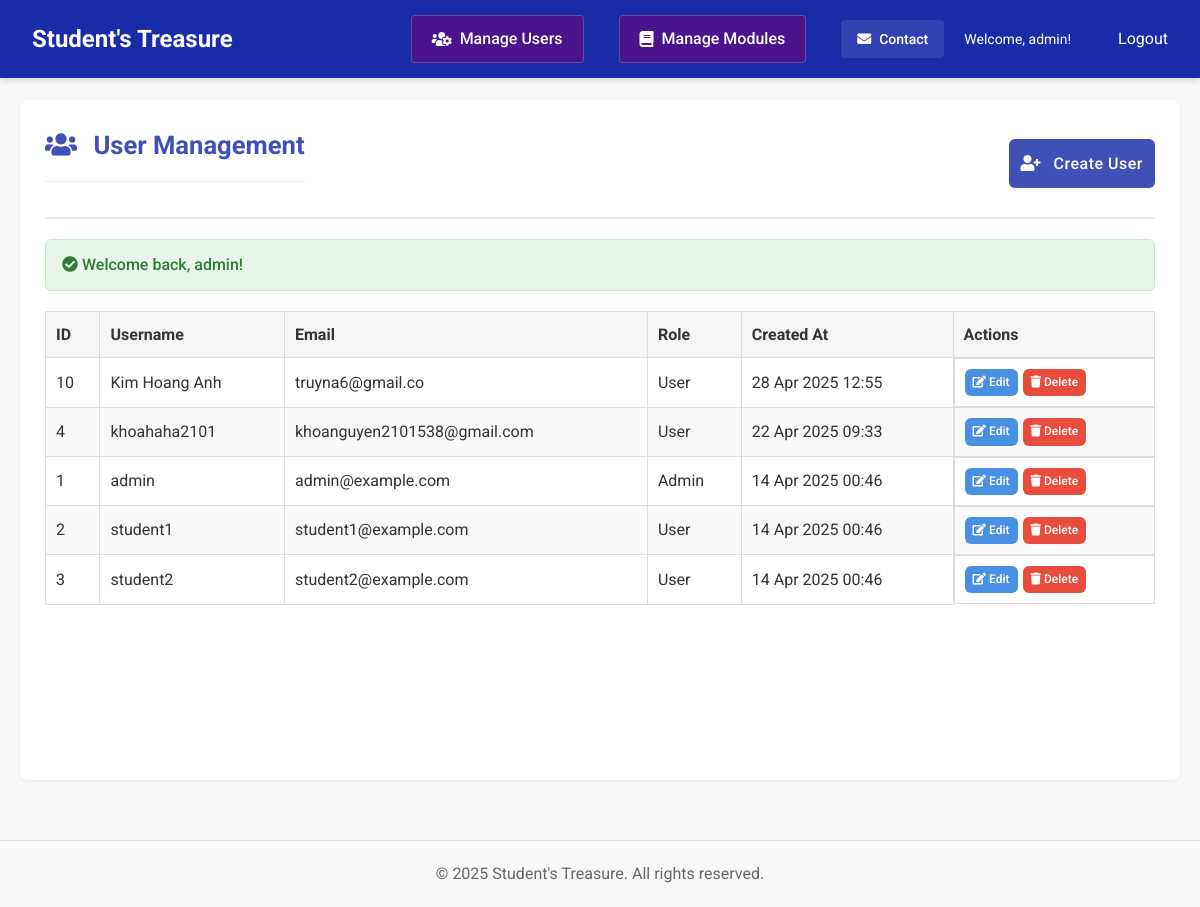
The page /index.php?action=users (signed in) on the database its author committed.
### tables this page shows
CREATE TABLE `users` (
  `id` int(11) NOT NULL,
  `username` varchar(50) NOT NULL,
  `email` varchar(100) NOT NULL,
  `password` varchar(255) NOT NULL,
  `created_at` timestamp NOT NULL DEFAULT current_timestamp(),
  `role` enum('admin','user') DEFAULT 'user',
  `is_admin` tinyint(1) DEFAULT 0
);

### app/views/admin/users.php (called while the page is built, shortened)
<?php
include __DIR__ . '/../includes/header.php';
require_once __DIR__ . '/../../controllers/admin_controller.php';
include __DIR__ . '/../templates/users_html.php';
include __DIR__ . '/../includes/footer.php'; ?>

### app/config/database.php (called while the page is built)
<?php
function connectDB() {
    $host = 'localhost';
    $dbname = 'coursework';
    $username = 'root';
    $password = '';
    try {
        $pdo = new PDO("mysql:host=$host;dbname=$dbname;charset=utf8", $username, $password);
        $pdo->setAttribute(PDO::ATTR_ERRMODE, PDO::ERRMODE_EXCEPTION);
        return $pdo;
    } catch (PDOException $e) {
        die("Database connection failed: " . $e->getMessage());
    }
}
?>

### app/views/templates/users_html.php (the view, shortened to what this page needs)
<div class="container main-container">
    <div class="content-area">
        <div class="admin-header">
            <h2 class="page-title"><i class="fas fa-users"></i> User Management</h2>
            <div class="admin-actions">
                <a href="/Coursework/index.php?action=create_user" class="btn btn-primary">
                    <i class="fas fa-user-plus"></i> Create User
                </a>
            </div>
        </div>
        <?php if (isset($_SESSION['success'])): ?>
            <div class="alert success">
                <i class="fas fa-check-circle"></i> <?= htmlspecialchars($_SESSION['success']) ?>
            </div>
        <?php endif; ?>
        <div class="table-responsive">
            <?php if (empty($users)): ?>
                <div class="alert info"><i class="fas fa-info-circle"></i> No users found. Create your first user!</div>
            <?php else: ?>
                <table class="data-table">
                    <thead>
                        <tr>
                            <th>ID</th>
                            <th>Username</th>
                            <th>Email</th>
                            <th>Role</th>
                            <th>Created At</th>
                            <th>Actions</th>
                        </tr>
                    </thead>
                    <tbody>
                        <?php foreach ($users as $user): ?>
                            <tr>
                                <td><?= $user['id'] ?></td>
                                <td><?= htmlspecialchars($user['username']) ?></td>
                                <td><?= htmlspecialchars($user['email']) ?></td>
                                <td><?= ucfirst($user['role']) ?></td>
                                <td><?= date('d M Y H:i', strtotime($user['created_at'])) ?></td>
                                <td class="action-buttons">
                                    <a href="/Coursework/index.php?action=edit_user&id=<?= $user['id'] ?>" class="btn btn-sm btn-edit">
                                        <i class="fas fa-edit"></i> Edit
                                    </a>
                                    <a href="/Coursework/index.php?action=delete_user&id=<?= $user['id'] ?>"
                                       class="btn btn-sm btn-delete"
                                       onclick="return confirm('Are you sure you want to delete this user?')">
                                        <i class="fas fa-trash"></i> Delete
                                    </a>
                                </td>
                            </tr>
                        <?php endforeach; ?>
                    </tbody>
                </table>
            <?php endif; ?>
        </div>
    </div>
</div>

### assets/css/style.css (style rules this page uses)
* { margin: 0; padding: 0; box-sizing: border-box; font-family: 'Roboto', 'Arial', sans-serif; }
body { background-color: #f8f9fa; color: #333333; line-height: 1.6; }
.container { width: 100%; max-width: 1200px; margin: 0 auto; padding: 0 15px; }
.main-container { display: flex; margin-top: 80px; min-height: calc(100vh - 80px); gap: 20px; padding: 20px; }
a { color: white; padding: 8px 12px; border-radius: 4px; transition: background-color 0.3s; text-decoration: none; }
.content-area { flex: 1; padding: 25px; background-color: white; min-height: calc(100vh - 120px); border-radius: 8px; box-shadow: 0 2px 4px rgba(0, 0, 0, 0.05); }
.alert { padding: 12px 16px; border-radius: 6px; margin-bottom: 20px; font-weight: 500; }
.success { background-color: #e8f5e9; color: #2e7d32; border: 1px solid #c8e6c9; }
.btn { padding: 10px 18px; border: none; border-radius: 6px; cursor: pointer; font-weight: 500; transition: all 0.3s; display: inline-block; }
.btn-primary { background-color: #3f51b5; color: white; width: 100%; padding: 12px; font-size: 16px; letter-spacing: 0.5px; }
.btn-primary i { margin-right: 8px; }
.page-title { font-size: 1.6rem; margin-bottom: 20px; color: #3f51b5; padding-bottom: 15px; border-bottom: 1px solid #eee; }
.page-title i { margin-right: 10px; }
.btn-sm { padding: 4px 8px; font-size: 0.875rem; }
.admin-actions { display: flex; gap: 10px; align-items: center; }
.btn-delete { background-color: #dc3545; color: white; }
.btn-edit { background-color: #4caf50; color: white; }
.admin-header { display: flex; justify-content: space-between; align-items: center; margin-bottom: 30px; padding-bottom: 15px; border-bottom: 2px solid #eee; }
.admin-header { display: flex; justify-content: space-between; align-items: center; margin-bottom: 20px; }
.admin-actions { display: flex; gap: 10px; }
.data-table { width: 100%; border-collapse: collapse; margin-top: 20px; }
.data-table th, .data-table td { padding: 10px; border: 1px solid #ddd; text-align: left; }
.data-table th { background-color: #f5f5f5; font-weight: bold; }
.data-table tr:nth-child(even) { background-color: #f9f9f9; }
.action-buttons { display: flex; gap: 5px; }
.btn-sm { padding: 4px 8px; font-size: 12px; }
.btn-edit { background-color: #4a90e2; color: white; }
.btn-delete { background-color: #e74c3c; color: white; }

### rows shown on the page
users: id "10", username "Kim Hoang Anh", email "truyna6@gmail.co", role "User", created_at "28 Apr 2025 12:55"
users: id "4", username "khoahaha2101", email "khoanguyen2101538@gmail.com", role "User", created_at "22 Apr 2025 09:33"
users: id "1", username "admin", email "admin@example.com", role "Admin", created_at "14 Apr 2025 00:46"
users: id "2", username "student1", email "student1@example.com", role "User", created_at "14 Apr 2025 00:46"
users: id "3", username "student2", email "student2@example.com", role "User", created_at "14 Apr 2025 00:46"

### other values the page prints
$_SESSION['username'] "admin"
$_SESSION['success'] "Welcome back, admin!"
